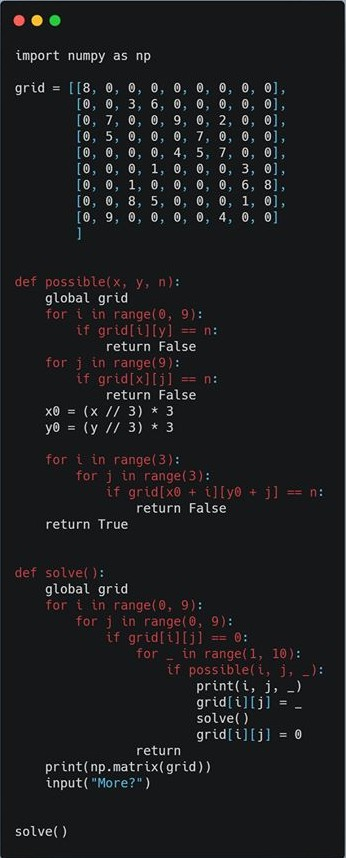
#> input picture nice_code.jpg, 346 x 858 px
$ python blur.py
#> lines starting #> are read from the running program, lines starting #| are printed output that depends on the picture
from PIL import ImageFilter,Image

img = Image.open("nice_code.jpg")
#> img is the input picture: PIL image 346x858 RGB; mean R, G, B 28.9, 28.8, 30.8

#this method give bad result
blurred_image = img.filter(ImageFilter.BLUR)
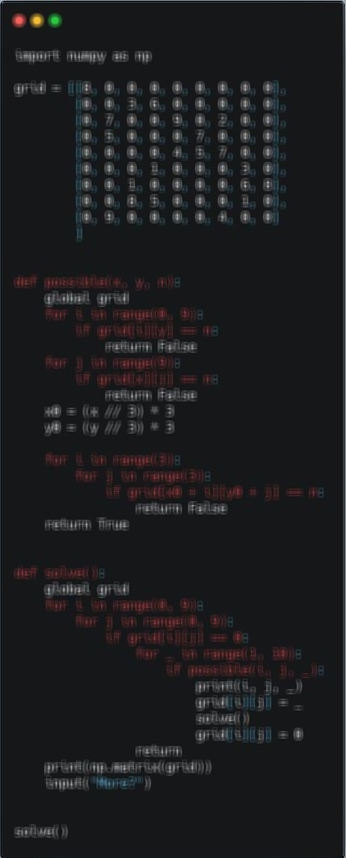
#> blurred_image: PIL image 346x858 RGB; mean R, G, B 29.1, 29, 31
#blurred_image.show()
# 1 - 9  Best params
#give great result
blurred_image=img.filter(ImageFilter.GaussianBlur(radius=3))
blurred_image.save('blured.jpg')
blurred_image.show()

$ run again, with compare.png saved as nice_code.jpg
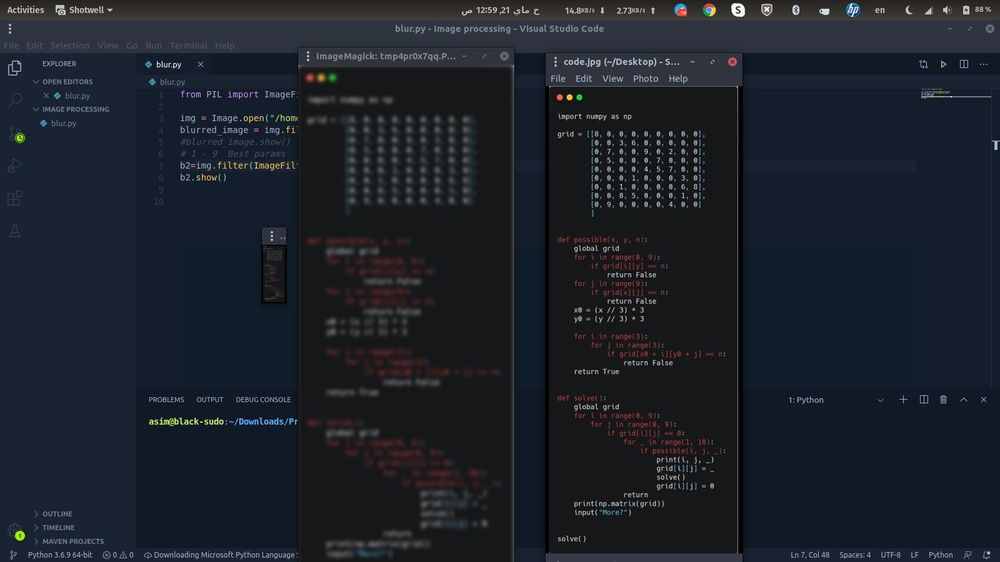
#> input picture compare.png, 1000 x 562 px, shrunk from 1600 x 900 before the run
#> img is the input picture: PIL image 1000x562 RGB; mean R, G, B 28, 33.2, 42.1
#> `blurred_image=img.filter(ImageFilter.GaussianBlur(radius=3))`:
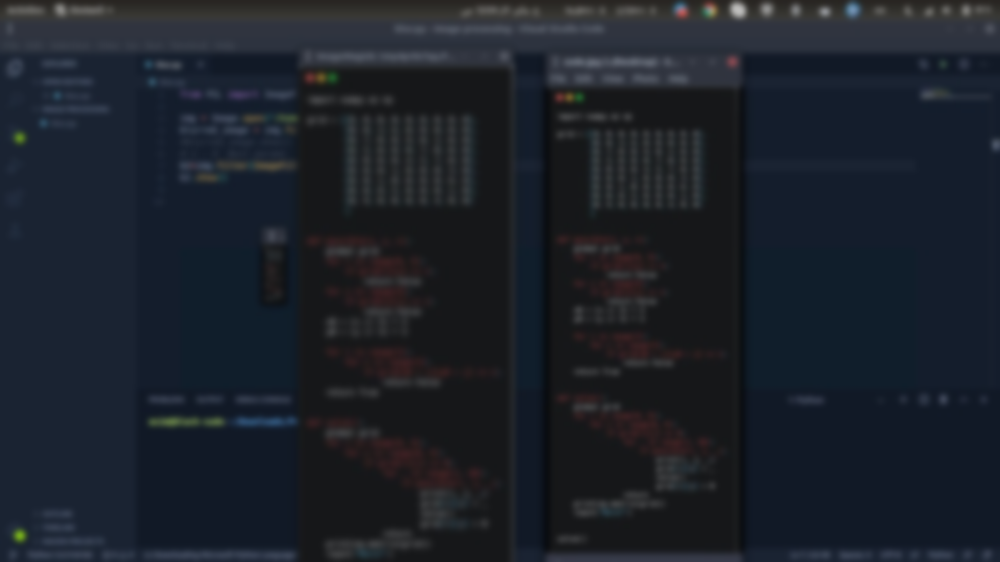
#> blurred_image: PIL image 1000x562 RGB; mean R, G, B 27.9, 33.2, 42
